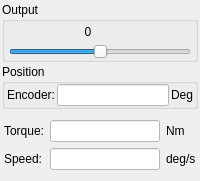
        <widget class="QWidget" name="pageOpenLoop">
         <layout class="QVBoxLayout" name="verticalLayout_9">
          <property name="spacing">
           <number>2</number>
          </property>
          <property name="leftMargin">
           <number>2</number>
          </property>
          <property name="topMargin">
           <number>2</number>
          </property>
          <property name="rightMargin">
           <number>2</number>
          </property>
          <property name="bottomMargin">
           <number>2</number>
          </property>
          <item>
           <widget class="QGroupBox" name="groupBox_11">
            <property name="title">
             <string>Output</string>
            </property>
            <layout class="QVBoxLayout" name="verticalLayout_16">
             <property name="spacing">
              <number>2</number>
             </property>
             <property name="leftMargin">
              <number>4</number>
             </property>
             <property name="topMargin">
              <number>0</number>
             </property>
             <property name="rightMargin">
              <number>4</number>
             </property>
             <property name="bottomMargin">
              <number>0</number>
             </property>
             <item>
              <widget class="QWidget" name="widget_20" native="true">
               <property name="minimumSize">
                <size>
                 <width>0</width>
                 <height>20</height>
                </size>
               </property>
               <property name="maximumSize">
                <size>
                 <width>16777215</width>
                 <height>20</height>
                </size>
               </property>
               <widget class="QLabel" name="labelOpenLoopOutput">
                <property name="geometry">
                 <rect>
                  <x>64</x>
                  <y>0</y>
                  <width>30</width>
                  <height>20</height>
                 </rect>
                </property>
                <property name="text">
                 <string>0</string>
                </property>
                <property name="alignment">
                 <set>Qt::AlignCenter</set>
                </property>
               </widget>
              </widget>
             </item>
             <item>
              <widget class="QSlider" name="sliderOpenloopOutput">
               <property name="mouseTracking">
                <bool>false</bool>
               </property>
               <property name="styleSheet">
                <string notr="true"/>
               </property>
               <property name="minimum">
                <number>-50</number>
               </property>
               <property name="maximum">
                <number>50</number>
               </property>
               <property name="orientation">
                <enum>Qt::Horizontal</enum>
               </property>
              </widget>
             </item>
            </layout>
           </widget>
          </item>
          <item>
           <widget class="QGroupBox" name="groupBox_10">
            <property name="title">
             <string>Position</string>
            </property>
            <layout class="QVBoxLayout" name="verticalLayout_15">
             <property name="leftMargin">
              <number>2</number>
             </property>
             <property name="topMargin">
              <number>0</number>
             </property>
             <property name="rightMargin">
              <number>2</number>
             </property>
             <property name="bottomMargin">
              <number>0</number>
             </property>
             <item>
              <widget class="QWidget" name="widget_21" native="true">
               <layout class="QHBoxLayout" name="horizontalLayout_13">
                <property name="spacing">
                 <number>2</number>
                </property>
                <property name="leftMargin">
                 <number>0</number>
                </property>
                <property name="topMargin">
                 <number>0</number>
                </property>
                <property name="rightMargin">
                 <number>0</number>
                </property>
                <property name="bottomMargin">
                 <number>0</number>
                </property>
                <item>
                 <widget class="QLabel" name="label_21">
                  <property name="text">
                   <string>Encoder:</string>
                  </property>
                 </widget>
                </item>
                <item>
                 <widget class="QLineEdit" name="editOpenLoopCurrentPos">
                  <property name="styleSheet">
                   <string notr="true">background-color: rgb(255, 255, 255);</string>
                  </property>
                  <property name="readOnly">
                   <bool>true</bool>
                  </property>
                 </widget>
                </item>
                <item>
                 <widget class="QLabel" name="label_22">
                  <property name="text">
                   <string>Deg</string>
                  </property>
                 </widget>
                </item>
               </layout>
              </widget>
             </item>
            </layout>
           </widget>
          </item>
          <item>
           <widget class="QWidget" name="widget_22" native="true">
            <layout class="QGridLayout" name="gridLayout_6">
             <property name="leftMargin">
              <number>2</number>
             </property>
             <property name="rightMargin">
              <number>2</number>
             </property>
             <item row="0" column="0">
              <widget class="QLabel" name="label_23">
               <property name="text">
                <string>Torque:</string>
               </property>
              </widget>
             </item>
             <item row="0" column="1">
              <widget class="QLineEdit" name="editOpenLoopTorque">
               <property name="maximumSize">
                <size>
                 <width>16777215</width>
                 <height>16777215</height>
                </size>
               </property>
               <property name="styleSheet">
                <string notr="true">background-color: rgb(255, 255, 255);</string>
               </property>
               <property name="readOnly">
                <bool>true</bool>
               </property>
              </widget>
             </item>
             <item row="0" column="2">
              <widget class="QLabel" name="label_24">
               <property name="text">
                <string>Nm</string>
               </property>
              </widget>
             </item>
             <item row="1" column="0">
              <widget class="QLabel" name="labelSpeed10">
               <property name="text">
                <string>Speed:</string>
               </property>
              </widget>
             </item>
             <item row="1" column="1">
              <widget class="QLineEdit" name="editOpenLoopSpeed">
               <property name="maximumSize">
                <size>
                 <width>16777215</width>
                 <height>16777215</height>
                </size>
               </property>
               <property name="styleSheet">
                <string notr="true">background-color: rgb(255, 255, 255);</string>
               </property>
               <property name="readOnly">
                <bool>true</bool>
               </property>
              </widget>
             </item>
             <item row="1" column="2">
              <widget class="QLabel" name="labelSpeed11">
               <property name="text">
                <string>deg/s</string>
               </property>
              </widget>
             </item>
            </layout>
           </widget>
          </item>
         </layout>
        </widget>
